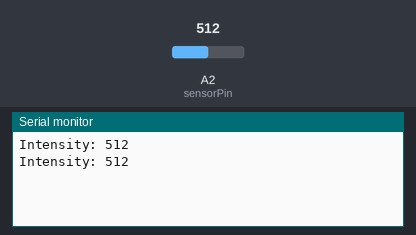
Bench run of a sketch on a simulated Arduino Uno, built with avr-gcc and run on an emulated ATmega328P. On the bench: the last lines printed to the serial monitor. The test bench sets the inputs (shaded band); at power-on: A2 (sensorPin) = 512.

Above: at 1.8 s.
1.9 s: A2 (sensorPin) set to 716
At 2.4 s:
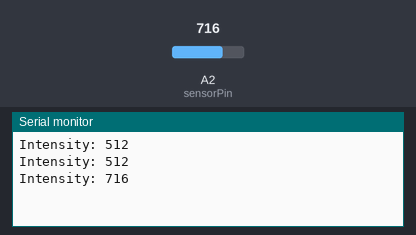
3.4 s: A2 (sensorPin) set to 900
At 4.8 s:
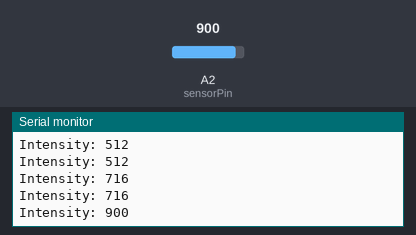
Timing chart, 0 to 6.4 s (numbered marks = the images above; inputs shaded):
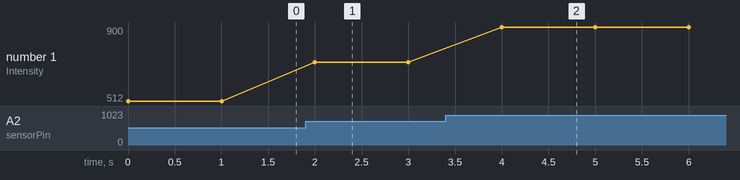

Measured:
- after the input at 1.9 s, the serial monitor: prints a new line after 0.10 s (image 1)
- after the input at 3.4 s, the serial monitor: prints a new line after 0.60 s (image 2)
- plotted number 1: 512 → 716 after the input at 1.9 s, 716 → 900 after the input at 3.4 s

The sketch:

ambient_light_sensor.ino
```cpp
/* Ambient Light Sensor Interfacing with Arduino
   Author: Electrofun
*/

int sensorPin = A2;    // select the input pin for the Ambient TEMT6000 Sensor
int sensorValue = 0;  // variable to store the value coming from the sensor

void setup() {
  pinMode(sensorPin, INPUT); //Defining the Sensor pin as Inout
  Serial.begin(9600); //Initializing the Serial Port to Baud rate 9600
}

void loop() {
  // read the value from the sensor:
  sensorValue = analogRead(sensorPin);

  //Print the received data
  Serial.print("Intensity: ");
  Serial.println(sensorValue);
  delay(1000);
}
```
